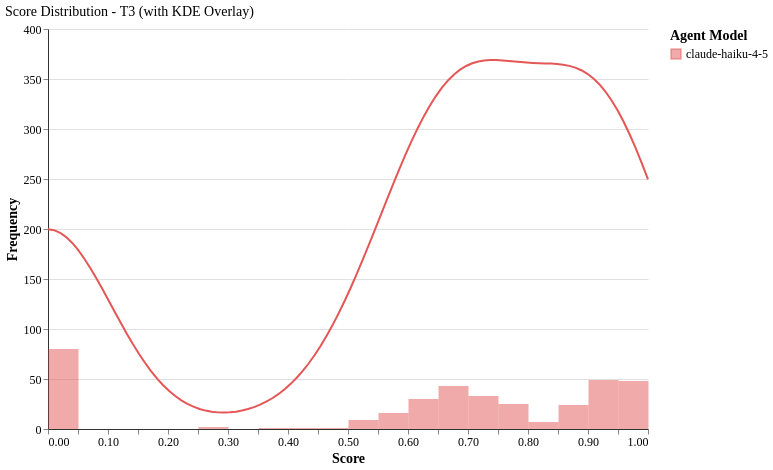

Write a Vega-Lite specification for this figure.
### Vega-Lite specification from a JSON file in a GitHub repository (floating-point values rounded to 4 significant figures; data arrays with more than 128 entries replaced by an {"elided": "..."} marker saying what was removed)
{"config": {"font": "serif", "axis": {"labelFontSize": 12, "titleFontSize": 14, "gridColor": "#e0e0e0", "domainColor": "#333333"}, "legend": {"labelFontSize": 12, "titleFontSize": 14}, "title": {"fontSize": 14, "anchor": "start", "fontWeight": "normal"}, "view": {"stroke": null, "continuousWidth": 400, "continuousHeight": 300, "strokeWidth": 0}, "mark": {"tooltip": true}}, "layer": [{"data": {"name": "data-2f6a636fe4004691de5161867b766859"}, "mark": {"type": "bar", "binSpacing": 0, "opacity": 0.5}, "encoding": {"color": {"field": "agent_model", "scale": {"domain": ["claude-haiku-4-5"], "range": ["#E45756"]}, "title": "Agent Model", "type": "nominal"}, "tooltip": [{"field": "agent_model", "title": "Model", "type": "nominal"}, {"aggregate": "count", "title": "Count", "type": "quantitative"}], "x": {"bin": {"maxbins": 20}, "field": "score", "title": "Score", "type": "quantitative"}, "y": {"aggregate": "count", "title": "Frequency", "type": "quantitative"}}}, {"data": {"name": "data-6a01946d1de8ea456201941976d82925"}, "mark": {"type": "line", "strokeWidth": 2}, "encoding": {"color": {"field": "agent_model", "scale": {"domain": ["claude-haiku-4-5"], "range": ["#E45756"]}, "type": "nominal"}, "x": {"field": "score", "type": "quantitative"}, "y": {"field": "scaled_density", "type": "quantitative"}}}], "data": {"name": "data-2f6a636fe4004691de5161867b766859"}, "height": 400, "title": "Score Distribution - T3 (with KDE Overlay)", "width": 600, "$schema": "https://vega.github.io/schema/vega-lite/v6.1.0.json", "datasets": {"data-2f6a636fe4004691de5161867b766859": {"elided": "369 records"}, "data-6a01946d1de8ea456201941976d82925": [{"agent_model": "claude-haiku-4-5", "tier": "T3", "score": 0.0, "density": 0.8138, "scaled_density": 199.7}, {"agent_model": "claude-haiku-4-5", "tier": "T3", "score": 0.0101, "density": 0.8104, "scaled_density": 198.8}, {"agent_model": "claude-haiku-4-5", "tier": "T3", "score": 0.0202, "density": 0.7998, "scaled_density": 196.2}, {"agent_model": "claude-haiku-4-5", "tier": "T3", "score": 0.0303, "density": 0.7823, "scaled_density": 191.9}, {"agent_model": "claude-haiku-4-5", "tier": "T3", "score": 0.0404, "density": 0.7584, "scaled_density": 186.1}, {"agent_model": "claude-haiku-4-5", "tier": "T3", "score": 0.05051, "density": 0.7288, "scaled_density": 178.8}, {"agent_model": "claude-haiku-4-5", "tier": "T3", "score": 0.06061, "density": 0.6941, "scaled_density": 170.3}, {"agent_model": "claude-haiku-4-5", "tier": "T3", "score": 0.07071, "density": 0.6554, "scaled_density": 160.8}, {"agent_model": "claude-haiku-4-5", "tier": "T3", "score": 0.08081, "density": 0.6135, "scaled_density": 150.5}, {"agent_model": "claude-haiku-4-5", "tier": "T3", "score": 0.09091, "density": 0.5693, "scaled_density": 139.7}, {"agent_model": "claude-haiku-4-5", "tier": "T3", "score": 0.101, "density": 0.5239, "scaled_density": 128.5}, {"agent_model": "claude-haiku-4-5", "tier": "T3", "score": 0.1111, "density": 0.4781, "scaled_density": 117.3}, {"agent_model": "claude-haiku-4-5", "tier": "T3", "score": 0.1212, "density": 0.4328, "scaled_density": 106.2}, {"agent_model": "claude-haiku-4-5", "tier": "T3", "score": 0.1313, "density": 0.3887, "scaled_density": 95.36}, {"agent_model": "claude-haiku-4-5", "tier": "T3", "score": 0.1414, "density": 0.3465, "scaled_density": 85.01}, {"agent_model": "claude-haiku-4-5", "tier": "T3", "score": 0.1515, "density": 0.3068, "scaled_density": 75.26}, {"agent_model": "claude-haiku-4-5", "tier": "T3", "score": 0.1616, "density": 0.2699, "scaled_density": 66.21}, {"agent_model": "claude-haiku-4-5", "tier": "T3", "score": 0.1717, "density": 0.2361, "scaled_density": 57.92}, {"agent_model": "claude-haiku-4-5", "tier": "T3", "score": 0.1818, "density": 0.2056, "scaled_density": 50.44}, {"agent_model": "claude-haiku-4-5", "tier": "T3", "score": 0.1919, "density": 0.1785, "scaled_density": 43.79}, {"agent_model": "claude-haiku-4-5", "tier": "T3", "score": 0.202, "density": 0.1548, "scaled_density": 37.97}, {"agent_model": "claude-haiku-4-5", "tier": "T3", "score": 0.2121, "density": 0.1343, "scaled_density": 32.95}, {"agent_model": "claude-haiku-4-5", "tier": "T3", "score": 0.2222, "density": 0.117, "scaled_density": 28.69}, {"agent_model": "claude-haiku-4-5", "tier": "T3", "score": 0.2323, "density": 0.1026, "scaled_density": 25.16}, {"agent_model": "claude-haiku-4-5", "tier": "T3", "score": 0.2424, "density": 0.09092, "scaled_density": 22.31}, {"agent_model": "claude-haiku-4-5", "tier": "T3", "score": 0.2525, "density": 0.08181, "scaled_density": 20.07}, {"agent_model": "claude-haiku-4-5", "tier": "T3", "score": 0.2626, "density": 0.07504, "scaled_density": 18.41}, {"agent_model": "claude-haiku-4-5", "tier": "T3", "score": 0.2727, "density": 0.07041, "scaled_density": 17.27}, {"agent_model": "claude-haiku-4-5", "tier": "T3", "score": 0.2828, "density": 0.06777, "scaled_density": 16.62}, {"agent_model": "claude-haiku-4-5", "tier": "T3", "score": 0.2929, "density": 0.06698, "scaled_density": 16.43}, {"agent_model": "claude-haiku-4-5", "tier": "T3", "score": 0.303, "density": 0.06798, "scaled_density": 16.68}, {"agent_model": "claude-haiku-4-5", "tier": "T3", "score": 0.3131, "density": 0.07069, "scaled_density": 17.34}, {"agent_model": "claude-haiku-4-5", "tier": "T3", "score": 0.3232, "density": 0.07512, "scaled_density": 18.43}, {"agent_model": "claude-haiku-4-5", "tier": "T3", "score": 0.3333, "density": 0.0813, "scaled_density": 19.94}, {"agent_model": "claude-haiku-4-5", "tier": "T3", "score": 0.3434, "density": 0.0893, "scaled_density": 21.91}, {"agent_model": "claude-haiku-4-5", "tier": "T3", "score": 0.3535, "density": 0.09921, "scaled_density": 24.34}, {"agent_model": "claude-haiku-4-5", "tier": "T3", "score": 0.3636, "density": 0.1112, "scaled_density": 27.28}, {"agent_model": "claude-haiku-4-5", "tier": "T3", "score": 0.3737, "density": 0.1254, "scaled_density": 30.76}, {"agent_model": "claude-haiku-4-5", "tier": "T3", "score": 0.3838, "density": 0.1419, "scaled_density": 34.82}, {"agent_model": "claude-haiku-4-5", "tier": "T3", "score": 0.3939, "density": 0.1611, "scaled_density": 39.52}, {"agent_model": "claude-haiku-4-5", "tier": "T3", "score": 0.404, "density": 0.183, "scaled_density": 44.89}, {"agent_model": "claude-haiku-4-5", "tier": "T3", "score": 0.4141, "density": 0.2078, "scaled_density": 50.99}, {"agent_model": "claude-haiku-4-5", "tier": "T3", "score": 0.4242, "density": 0.2358, "scaled_density": 57.84}, {"agent_model": "claude-haiku-4-5", "tier": "T3", "score": 0.4343, "density": 0.267, "scaled_density": 65.49}, {"agent_model": "claude-haiku-4-5", "tier": "T3", "score": 0.4444, "density": 0.3015, "scaled_density": 73.96}, {"agent_model": "claude-haiku-4-5", "tier": "T3", "score": 0.4545, "density": 0.3394, "scaled_density": 83.27}, {"agent_model": "claude-haiku-4-5", "tier": "T3", "score": 0.4646, "density": 0.3808, "scaled_density": 93.42}, {"agent_model": "claude-haiku-4-5", "tier": "T3", "score": 0.4747, "density": 0.4256, "scaled_density": 104.4}, {"agent_model": "claude-haiku-4-5", "tier": "T3", "score": 0.4848, "density": 0.4737, "scaled_density": 116.2}, {"agent_model": "claude-haiku-4-5", "tier": "T3", "score": 0.4949, "density": 0.5248, "scaled_density": 128.8}, {"agent_model": "claude-haiku-4-5", "tier": "T3", "score": 0.5051, "density": 0.5789, "scaled_density": 142.0}, {"agent_model": "claude-haiku-4-5", "tier": "T3", "score": 0.5152, "density": 0.6354, "scaled_density": 155.9}, {"agent_model": "claude-haiku-4-5", "tier": "T3", "score": 0.5253, "density": 0.6941, "scaled_density": 170.3}, {"agent_model": "claude-haiku-4-5", "tier": "T3", "score": 0.5354, "density": 0.7545, "scaled_density": 185.1}, {"agent_model": "claude-haiku-4-5", "tier": "T3", "score": 0.5455, "density": 0.8161, "scaled_density": 200.2}, {"agent_model": "claude-haiku-4-5", "tier": "T3", "score": 0.5556, "density": 0.8782, "scaled_density": 215.4}, {"agent_model": "claude-haiku-4-5", "tier": "T3", "score": 0.5657, "density": 0.9402, "scaled_density": 230.6}, {"agent_model": "claude-haiku-4-5", "tier": "T3", "score": 0.5758, "density": 1.001, "scaled_density": 245.7}, {"agent_model": "claude-haiku-4-5", "tier": "T3", "score": 0.5859, "density": 1.061, "scaled_density": 260.4}, {"agent_model": "claude-haiku-4-5", "tier": "T3", "score": 0.596, "density": 1.119, "scaled_density": 274.6}, {"agent_model": "claude-haiku-4-5", "tier": "T3", "score": 0.6061, "density": 1.174, "scaled_density": 288.1}, {"agent_model": "claude-haiku-4-5", "tier": "T3", "score": 0.6162, "density": 1.226, "scaled_density": 300.8}, {"agent_model": "claude-haiku-4-5", "tier": "T3", "score": 0.6263, "density": 1.274, "scaled_density": 312.6}, {"agent_model": "claude-haiku-4-5", "tier": "T3", "score": 0.6364, "density": 1.318, "scaled_density": 323.3}, {"agent_model": "claude-haiku-4-5", "tier": "T3", "score": 0.6465, "density": 1.357, "scaled_density": 332.9}, {"agent_model": "claude-haiku-4-5", "tier": "T3", "score": 0.6566, "density": 1.391, "scaled_density": 341.3}, {"agent_model": "claude-haiku-4-5", "tier": "T3", "score": 0.6667, "density": 1.421, "scaled_density": 348.5}, {"agent_model": "claude-haiku-4-5", "tier": "T3", "score": 0.6768, "density": 1.445, "scaled_density": 354.5}, {"agent_model": "claude-haiku-4-5", "tier": "T3", "score": 0.6869, "density": 1.465, "scaled_density": 359.3}, {"agent_model": "claude-haiku-4-5", "tier": "T3", "score": 0.697, "density": 1.48, "scaled_density": 363.0}, {"agent_model": "claude-haiku-4-5", "tier": "T3", "score": 0.7071, "density": 1.491, "scaled_density": 365.7}, {"agent_model": "claude-haiku-4-5", "tier": "T3", "score": 0.7172, "density": 1.498, "scaled_density": 367.5}, {"agent_model": "claude-haiku-4-5", "tier": "T3", "score": 0.7273, "density": 1.502, "scaled_density": 368.6}, {"agent_model": "claude-haiku-4-5", "tier": "T3", "score": 0.7374, "density": 1.504, "scaled_density": 369.0}, {"agent_model": "claude-haiku-4-5", "tier": "T3", "score": 0.7475, "density": 1.504, "scaled_density": 369.0}, {"agent_model": "claude-haiku-4-5", "tier": "T3", "score": 0.7576, "density": 1.503, "scaled_density": 368.6}, {"agent_model": "claude-haiku-4-5", "tier": "T3", "score": 0.7677, "density": 1.5, "scaled_density": 368.1}, {"agent_model": "claude-haiku-4-5", "tier": "T3", "score": 0.7778, "density": 1.498, "scaled_density": 367.5}, {"agent_model": "claude-haiku-4-5", "tier": "T3", "score": 0.7879, "density": 1.496, "scaled_density": 366.9}, {"agent_model": "claude-haiku-4-5", "tier": "T3", "score": 0.798, "density": 1.494, "scaled_density": 366.5}, {"agent_model": "claude-haiku-4-5", "tier": "T3", "score": 0.8081, "density": 1.492, "scaled_density": 366.1}, {"agent_model": "claude-haiku-4-5", "tier": "T3", "score": 0.8182, "density": 1.491, "scaled_density": 365.8}, {"agent_model": "claude-haiku-4-5", "tier": "T3", "score": 0.8283, "density": 1.49, "scaled_density": 365.6}, {"agent_model": "claude-haiku-4-5", "tier": "T3", "score": 0.8384, "density": 1.489, "scaled_density": 365.4}, {"agent_model": "claude-haiku-4-5", "tier": "T3", "score": 0.8485, "density": 1.488, "scaled_density": 365.0}, {"agent_model": "claude-haiku-4-5", "tier": "T3", "score": 0.8586, "density": 1.485, "scaled_density": 364.3}, {"agent_model": "claude-haiku-4-5", "tier": "T3", "score": 0.8687, "density": 1.48, "scaled_density": 363.1}, {"agent_model": "claude-haiku-4-5", "tier": "T3", "score": 0.8788, "density": 1.473, "scaled_density": 361.4}, {"agent_model": "claude-haiku-4-5", "tier": "T3", "score": 0.8889, "density": 1.462, "scaled_density": 358.8}, {"agent_model": "claude-haiku-4-5", "tier": "T3", "score": 0.899, "density": 1.448, "scaled_density": 355.2}, {"agent_model": "claude-haiku-4-5", "tier": "T3", "score": 0.9091, "density": 1.429, "scaled_density": 350.5}, {"agent_model": "claude-haiku-4-5", "tier": "T3", "score": 0.9192, "density": 1.404, "scaled_density": 344.5}, {"agent_model": "claude-haiku-4-5", "tier": "T3", "score": 0.9293, "density": 1.375, "scaled_density": 337.2}, {"agent_model": "claude-haiku-4-5", "tier": "T3", "score": 0.9394, "density": 1.339, "scaled_density": 328.6}, {"agent_model": "claude-haiku-4-5", "tier": "T3", "score": 0.9495, "density": 1.298, "scaled_density": 318.5}, {"agent_model": "claude-haiku-4-5", "tier": "T3", "score": 0.9596, "density": 1.251, "scaled_density": 307.0}, {"agent_model": "claude-haiku-4-5", "tier": "T3", "score": 0.9697, "density": 1.199, "scaled_density": 294.2}, {"agent_model": "claude-haiku-4-5", "tier": "T3", "score": 0.9798, "density": 1.143, "scaled_density": 280.3}, {"agent_model": "claude-haiku-4-5", "tier": "T3", "score": 0.9899, "density": 1.082, "scaled_density": 265.3}, {"agent_model": "claude-haiku-4-5", "tier": "T3", "score": 1.0, "density": 1.017, "scaled_density": 249.5}]}}
